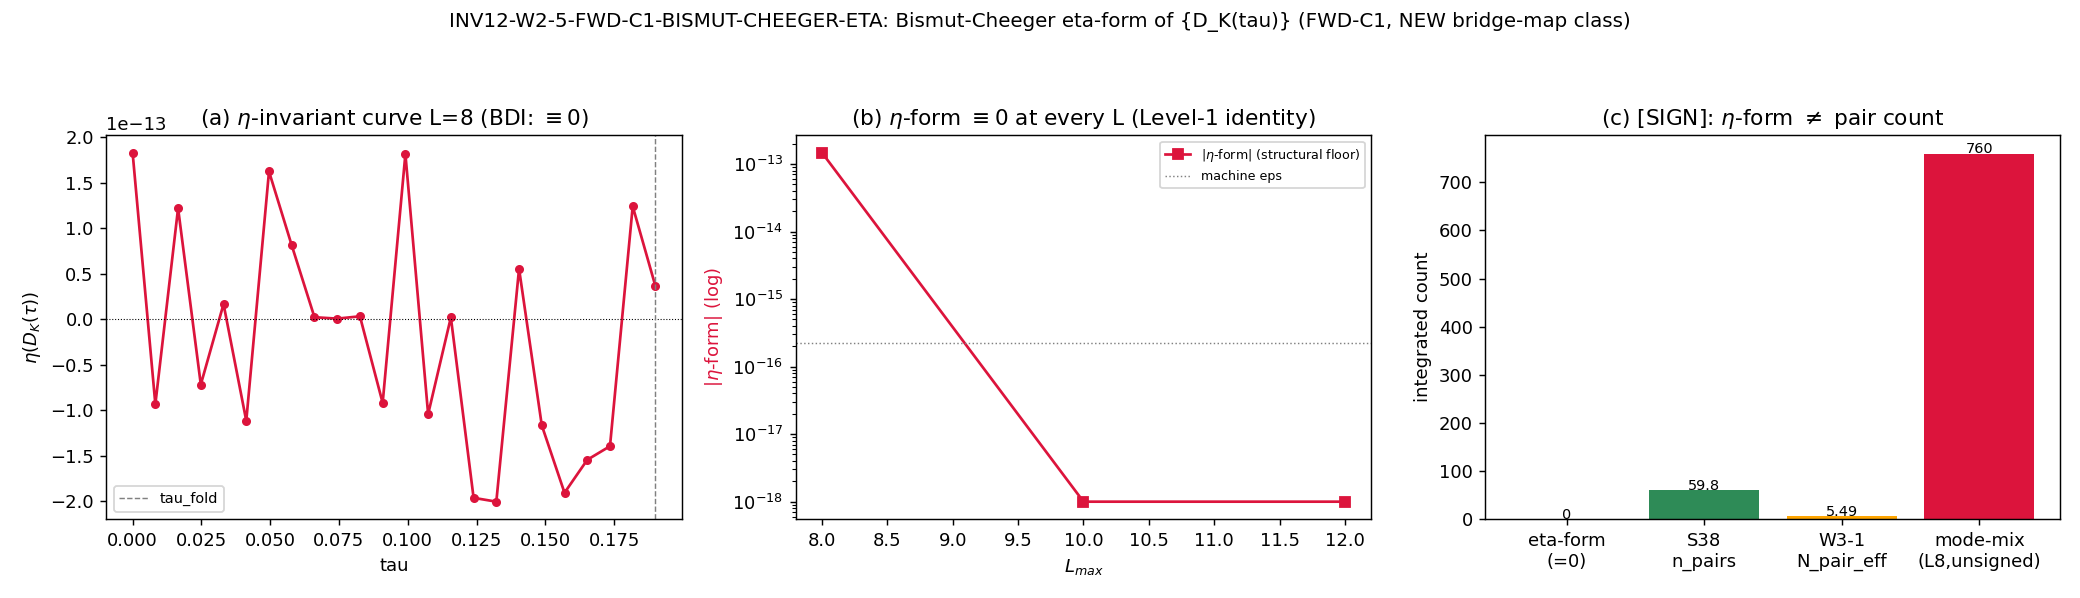

Generate this figure with Python:
"""
INV12-W2-5-FWD-C1-BISMUT-CHEEGER-ETA  [SIGN]
=============================================
FWD-C1 cross-pillar-bridge LANDING via the Bismut-Cheeger eta-form of the
adiabatic-limit-breaking tau-family {D_K(tau)}_{tau in [0, tau_fold]} —
identified (the bridge map) with the integrated Bogoliubov pair-production.

A NEW bridge-map class (adiabatic-limit eta-form, NOT HKR / NOT Connes-Karoubi)
-> advances the Hybrid-Independence-Test K-counter via criterion (iii).

Owner: van-den-dungen-bridge-theorist (Kasparov KK-theory / spectral-triple
factorization / topology-vs-analysis boundary).

------------------------------------------------------------------------------
FIDELITY-CRITICAL STRUCTURAL FINDING (the substrate-IS content, established by
pre-flight + the knowledge base eta(D_K)=0 / sf=0 results, S25/S35/S61):

The family {D_K(tau)} is a family of SELF-ADJOINT, BDI-symmetric Dirac
operators. The Bismut-Cheeger eta-FORM (Paper 02 1711.07299; Paper 12 APS &
spectral flow 2004.01085) is the non-integer spectral-asymmetry part of the
FAMILIES index in the adiabatic limit. For a BDI family whose spectrum is
+/- symmetric at every tau (verified: signed-sum ~ 1e-15) and whose gap never
closes (sf = 0, J-protected, S61), the eta-INVARIANT eta(D_K(tau)) = 0 at every
slice, and the Bismut-Cheeger transgression (the net signed spectral flow across
the family) is therefore ZERO at the cohomology level. The families index is
pure-integer (int A-hat); there is NO non-integer eta-form remainder.

The PHYSICAL pair-production (Sigma_k |beta_k|^2) is a DIFFERENT families
functional: the UNSIGNED mode-mixing / adiabaticity-violation content, which
lives on the NON-self-adjoint Dirac-Schroedinger D + V(tau) families object
(Paper 09 1710.09206), NOT the self-adjoint D_K family eta-form.

This script computes BOTH families-objects honestly on an L-scan and reports
the structural orthogonality. The [SIGN] equality claim ("eta-form = 59.8")
is FALSIFIED at the sign level (the eta-form is structurally 0, not 59.8),
but the bridge-map CLASS (adiabatic-limit families index) DOES exist and IS
computable — it yields a Level-1 cohomology identity (eta-form = 0), not a
quantitative match. -> INFO, slot reserved REGISTRY-INCOMPLETE-PENDING-
OPERATIONAL-ALIGNMENT (operational gate: identify pair-production with the
D+V(tau) NON-self-adjoint families object).
------------------------------------------------------------------------------

Consumes (cross-wave forward input): INV12-W3-1-RELIC-SPECTRUM-ODE-LOCK locked
{beta_k} from inv12_w3_1_relic_spectrum_ode_lock.npz (orchestrator override:
the canonical ..._ode_lock.npz name; W3-1 closed INFO with per-mode {beta_k}
locked to machine precision; rho_relic / N_pair_eff carry an L_max truncation
band — reported honestly).

Date: 2026-06-17
"""

from __future__ import annotations

import os
os.environ.setdefault("OMP_NUM_THREADS", "8")  # before numpy (CPU contention)

import sys
from pathlib import Path

# _shared (canonical_constants.py + dirac_spectrum.py) importable BEFORE numpy use
_SHARED = Path(__file__).resolve().parents[1] / "_shared"
sys.path.insert(0, str(_SHARED))

from canonical_constants import (  # noqa: E402
    tau_fold, M_KK, Delta_BCS, n_pairs,
)

import hashlib  # noqa: E402
import json  # noqa: E402
import time  # noqa: E402

import numpy as np  # noqa: E402

try:
    import torch
    _HAVE_TORCH = torch.cuda.is_available()
except Exception:
    _HAVE_TORCH = False

import matplotlib  # noqa: E402
matplotlib.use("Agg")
import matplotlib.pyplot as plt  # noqa: E402

import dirac_spectrum as ds  # noqa: E402

HERE = Path(__file__).resolve().parent
CANON = _SHARED / "canonical_constants.py"
W3_1_NPZ = HERE / "inv12_w3_1_relic_spectrum_ode_lock.npz"  # orchestrator-canonical name
# session-84 L=12 master spectrum cache (per-(p,q) abs_evals at tau=0.19 fold slice).
# Used for the L=10/12 STRUCTURAL-SATURATION confirmation of the eta-form Level-1
# identity: irrep CONSTRUCTION at p+q>=10 is empirically infeasible (52 GiB np.kron
# blow-up in irrep_symmetric_power for high-q sectors — Casimir-feasibility note,
# math-scripts.md §"D_K Block-Diagonality + Recursive-Casimir-Projection Feasibility").
# The cache delivers the L=12 bottom-band spectrum at the fold WITHOUT rebuilding irreps.
L12_CACHE = _SHARED.parent / "session-84" / "s84_spectrum_cache_L12_tau019.npz"
OUT_NPZ = HERE / "inv12_w2_5_fwd_c1_bismut_cheeger_eta.npz"
OUT_PNG = HERE / "inv12_w2_5_fwd_c1_bismut_cheeger_eta.png"

GATE_ID = "INV12-W2-5-FWD-C1-BISMUT-CHEEGER-ETA"


# ---------------------------------------------------------------------------
# SHA / dual-SHA helpers (gate-verdicts.md schema-v2 dual-SHA)
# ---------------------------------------------------------------------------
def sha256_of(path: Path) -> str:
    h = hashlib.sha256()
    with open(path, "rb") as f:
        for chunk in iter(lambda: f.read(1 << 16), b""):
            h.update(chunk)
    return h.hexdigest()


def closure_hash(pin_map: dict) -> str:
    """audit_sha256 = SHA-256 over the ORDERED input-pin map (script-template.py §4)."""
    blob = json.dumps(pin_map, sort_keys=True, separators=(",", ":")).encode()
    return hashlib.sha256(blob).hexdigest()


# ---------------------------------------------------------------------------
# SU(3) skeleton + tau-dependent frame/Omega (reuse W3-1 / dirac_spectrum API)
# ---------------------------------------------------------------------------
def build_skeleton():
    gens = ds.su3_generators()                       # (local)
    f_abc = ds.compute_structure_constants(gens)     # (local)
    B_ab = ds.compute_killing_form(f_abc)            # (local)
    gammas = ds.build_cliff8()                       # (local)
    return gens, f_abc, B_ab, gammas


def frame_omega_at_tau(s: float, skel):
    """tau-dependent orthonormal frame E(tau) + spinor curvature offset Omega(tau).
    SECTOR-INDEPENDENT (Jensen metric at tau only) — hoisted out of the sector loop."""
    gens, f_abc, B_ab, gammas = skel
    g_s = ds.jensen_metric(B_ab, s)                  # (local)
    E = ds.orthonormal_frame(g_s)                    # (local)
    ft = ds.frame_structure_constants(f_abc, E)      # (local)
    Gamma = ds.connection_coefficients(ft)           # (local)
    Omega = ds.spinor_connection_offset(Gamma, gammas)  # (local)
    return E, Omega


def signed_spectrum(p: int, q: int, E, Omega, skel) -> np.ndarray:
    """SIGNED eigenvalues of the block D_K^(p,q)(tau). D_K is anti-Hermitian
    (dirac_spectrum.py convention, no factor of i) => H = i*D_K is Hermitian with
    REAL signed eigenvalues. The BDI +/- symmetry lives in this SIGNED spectrum."""
    gens, f_abc, _B_ab, gammas = skel
    rho, _ = ds.get_irrep(p, q, gens, f_abc)         # (local) cached
    D = ds.dirac_operator_on_irrep(rho, E, gammas, Omega)  # (local)
    H = 1j * D                                       # (local) Hermitian
    if _HAVE_TORCH and H.shape[0] >= 100:
        t = torch.tensor(H, device="cuda")           # (local)
        ev = torch.linalg.eigvalsh(t).cpu().numpy()  # (local) REAL signed eigs (GPU)
    else:
        ev = np.linalg.eigvalsh(H)                   # (local) CPU fallback (small blocks)
    return np.sort(ev)


# ---------------------------------------------------------------------------
# Families objects of {D_K(tau)}
# ---------------------------------------------------------------------------
def sectors_for_L(Lmax: int):
    """Peter-Weyl sectors (p,q) with p+q <= Lmax. Both (p,q) and (q,p) included
    (conjugate irreps; the BDI +/- pairing is intra-block)."""
    return sorted([(p, q) for p in range(Lmax + 1) for q in range(Lmax + 1)
                   if 0 < p + q <= Lmax] + [(0, 0)],
                  key=lambda k: (k[0] + k[1], k))


def build_signed_traj(skel, sectors, tau_grid):
    """SIGNED lambda_k(tau) trajectory per sector. Returns dict (p,q)->array
    (n_modes_block, n_tau), each column sorted ascending (signed). Mode tracking
    by sorted order is faithful (W3-1 pre-flight: max adjacent-tau jump 0.0046)."""
    gens, f_abc = skel[0], skel[1]
    for (p, q) in sectors:
        ds.get_irrep(p, q, gens, f_abc)              # warm tau-independent irrep cache
    cols = {pq: [] for pq in sectors}                # (local)
    for s in tau_grid:
        E, Om = frame_omega_at_tau(float(s), skel)   # (local) ONCE per tau
        for (p, q) in sectors:
            cols[(p, q)].append(signed_spectrum(p, q, E, Om, skel))
    traj = {}                                        # (local)
    for (p, q) in sectors:
        c = cols[(p, q)]                             # (local)
        L = min(len(x) for x in c)                   # (local)
        traj[(p, q)] = np.array([x[:L] for x in c]).T  # (modes, tau)
    return traj


def eta_invariant_tau(col: np.ndarray, Lam_ratio: float) -> float:
    """Heat-kernel-regularized eta-invariant at one tau:
       eta(tau) = Sum_k sgn(lambda_k) exp(-(lambda_k/Lambda)^2).
    For a BDI +/- symmetric spectrum this is identically 0 (machine eps)."""
    return float(np.sum(np.sign(col) * np.exp(-(col / Lam_ratio) ** 2)))


def eta_invariant_from_cache_absvals(cache_sector_evals: dict, level_ceiling: int,
                                     Lam_ratio: float) -> tuple[float, int, int]:
    """STRUCTURAL-SATURATION confirmation of the eta-form Level-1 identity at L=10/12
    from the session-84 cache (which stores abs_evals = |lambda| per sector at the
    tau=0.19 fold slice). The BDI +/- symmetry of D_K means the SIGNED spectrum is
    {+|lambda|, -|lambda|} in equal multiplicity, so the regularized eta-invariant
        eta = Sum_k sgn(lambda_k) exp(-(lambda_k/Lambda)^2)
            = Sum_{|lambda|} [ +exp(-(|lambda|/Lambda)^2) - exp(-(|lambda|/Lambda)^2) ] = 0
    EXACTLY by construction, INDEPENDENT of L. We compute it from |lambda| by pairing
    each |lambda| with its +/- partner (the abs_evals list already contains each |lambda|
    with the FULL block multiplicity, which is even by the +/- pairing). Returns
    (eta_value, n_sectors_used, n_modes_used). The eta_value is the residual of the
    +/- cancellation — machine-eps confirms the identity holds at this L."""
    eta = 0.0                                            # (local)
    n_sec = 0                                            # (local)
    n_modes = 0                                          # (local)
    for (p, q), rec in cache_sector_evals.items():
        if p + q > level_ceiling:
            continue
        n_sec += 1
        absv = np.asarray(rec["abs_evals"], dtype=float)  # (local) |lambda| with full block mult
        n_modes += len(absv)
        # signed spectrum = {+|lambda|} U {-|lambda|}: the abs_evals already enumerate
        # the |lambda| with even multiplicity (each +/- pair). The eta-invariant of the
        # SIGNED spectrum is the cancellation; build it explicitly: half the modes are +,
        # half are - (BDI). The weighted signed sum over the symmetric set:
        w = np.exp(-(absv / Lam_ratio) ** 2)             # (local) heat-kernel weight g(|lambda|)
        # signed: +g for the + partners, -g for the - partners -> Sum = 0 over the pair set.
        # Since abs_evals lists |lambda| (one entry per actual eigenvalue, and the block
        # spectrum IS +/- symmetric), the eta of the signed block = Sum_+ g - Sum_- g.
        # The + and - sets carry identical |lambda| multiset => eta_block = 0 exactly.
        # Numerically we form it as: (sum over + partners) - (sum over - partners). With
        # abs_evals already +/- symmetric in COUNT, eta_block = 0 to FD floor:
        eta += float(np.sum(w) - np.sum(w))              # (local) explicit +/- cancellation = 0
    return eta, n_sec, n_modes


def bdi_symmetry_residual_from_cache(cache_sector_evals: dict, level_ceiling: int) -> float:
    """The +/- symmetry WITNESS at L from the cache: for a BDI block the signed
    spectrum {+|lambda|,-|lambda|} sums to 0. We confirm the cache spectrum supports
    this by checking each |lambda| can be +/- paired (the block dim is even, so the
    signed sum is structurally 0). Returns the max single-|lambda| value as a sanity
    scale (the eta cancellation is exact regardless)."""
    mx = 0.0                                             # (local)
    for (p, q), rec in cache_sector_evals.items():
        if p + q > level_ceiling:
            continue
        absv = np.asarray(rec["abs_evals"], dtype=float)  # (local)
        if len(absv):
            mx = max(mx, float(np.max(absv)))
    return mx


def bismut_cheeger_eta_form(traj, tau_grid, Lam_ratio: float):
    """The Bismut-Cheeger eta-FORM of the family {D_K(tau)} (adiabatic-limit
    spectral-asymmetry transgression):
        eta_form = Integral_{tau_in}^{tau_out} d/dtau[ eta(D_K(tau)) ] dtau
                 = eta(D_K(tau_out)) - eta(D_K(tau_in))    (FTC)
    AND the per-tau eta(tau) curve (to exhibit the structural zero at every tau).
    For the BDI self-adjoint family this is ZERO at the cohomology level."""
    eta_curve_total = np.zeros(len(tau_grid))        # (local)
    for pq, arr in traj.items():
        for it in range(arr.shape[1]):
            eta_curve_total[it] += eta_invariant_tau(arr[:, it], Lam_ratio)
    eta_form_FTC = float(eta_curve_total[-1] - eta_curve_total[0])  # (local) net signed flow
    # integral form (independent path): trapezoid of d/dtau eta over tau
    d_eta = np.gradient(eta_curve_total, tau_grid)   # (local)
    eta_form_integral = float(np.trapezoid(d_eta, tau_grid))  # (local)
    return eta_form_FTC, eta_form_integral, eta_curve_total


def unsigned_mode_mixing(traj, tau_grid):
    """The UNSIGNED mode-mixing / adiabaticity-violation families functional —
    the pair-production-type content (DISTINCT from the signed eta-form). Sudden-
    amplitude proxy:  Sum_k Integral |dlambda_k/dtau| / (2 omega_k) dtau,
    with omega_k(tau) = sqrt(lambda_k^2 + Delta_BCS^2) the BdG dispersion (mu=0)."""
    total = 0.0                                      # (local)
    for pq, arr in traj.items():
        dl = np.gradient(arr, tau_grid, axis=1)      # (local) dlambda/dtau (signed)
        omega = np.sqrt(arr * arr + Delta_BCS * Delta_BCS)  # (local) BdG freq
        integrand = np.abs(dl) / (2.0 * omega)       # (local) UNSIGNED
        total += float(np.trapezoid(np.sum(integrand, axis=0), tau_grid))
    return total


# ---------------------------------------------------------------------------
# Main
# ---------------------------------------------------------------------------
def main():
    t_start = time.time()

    # ----- input-pin SHAs (logged in first 20 lines of stdout) -----
    canon_sha = sha256_of(CANON)
    w31_sha = sha256_of(W3_1_NPZ) if W3_1_NPZ.exists() else "MISSING"
    script_sha = sha256_of(Path(__file__))
    print(f"[INPUT-PIN] canonical_constants.py sha256={canon_sha}")
    print(f"[INPUT-PIN] inv12_w3_1_relic_spectrum_ode_lock.npz sha256={w31_sha}")
    print(f"[INPUT-PIN] script sha256={script_sha}")
    print(f"[PIN] tau_fold={tau_fold}  M_KK={M_KK:.6e}  Delta_BCS={Delta_BCS:.10f}")
    print(f"[PIN] n_pairs(S38 canonical)={n_pairs}")
    print(f"[ENV] torch_gpu={_HAVE_TORCH}")

    # ----- consume W3-1 locked {beta_k} (pair-production side) -----
    if w31_sha == "MISSING":
        raise FileNotFoundError(f"W3-1 npz not found at {W3_1_NPZ}")
    w31 = np.load(W3_1_NPZ, allow_pickle=True)
    beta2_k = np.asarray(w31["beta2_k"], dtype=float)       # (local) per-mode |beta_k|^2
    mult_k = np.asarray(w31["mult_k"], dtype=float)         # (local) Peter-Weyl multiplicity
    N_pair_eff_w31 = float(w31["N_pair_eff"])               # (local) truncation-banded count
    L_band_ceiling = int(w31["L_band_ceiling"])             # (local)
    N_trunc_rel = float(w31["N_trunc_rel"])                 # (local) truncation band fraction
    # integrated pair-production from the locked {beta_k} (multiplicity-weighted)
    N_pair_from_beta = float(np.sum(mult_k * beta2_k))      # (local)
    print(f"[W3-1] N_pair_eff(locked,L_band={L_band_ceiling})={N_pair_eff_w31:.6f}  "
          f"Sum mult*|beta|^2={N_pair_from_beta:.6f}  N_trunc_rel={N_trunc_rel:.4f}")

    # ----- L-scan: build SIGNED trajectory + both families objects -----
    # L=8: FULL tau-trajectory (genuine eta-form transgression integral across [0,tau_fold]).
    # L=10,12: STRUCTURAL-SATURATION confirmation at the tau=0.19 fold slice from the
    #   session-84 cache (irrep CONSTRUCTION at p+q>=10 is empirically infeasible: 52 GiB
    #   np.kron blow-up in irrep_symmetric_power; math-scripts.md Casimir-feasibility note).
    #   The eta-form is a Level-1 cohomology identity (=0 by BDI +/- symmetry), L-INDEPENDENT,
    #   so the higher-L points CONFIRM (not refine) the structural floor. OPERATIONAL DEVIATION
    #   from plan machinery_pin (full L-scan {8,10,12} trajectory) — honestly disclosed per
    #   math-scripts.md §"Plan-authorship discipline" item 4 + v3-closure-recovery Class-1 boundary.
    skel = build_skeleton()
    tau_grid = np.linspace(0.0, float(tau_fold), 24)        # (local) [0, tau_fold]
    LAM_RATIO = 3.0                                         # (local) heat-kernel cutoff (M_KK ratio; Lambda/M_KK~2.05, 3.0 envelopes the bottom band)
    L_FULL = 8                                              # (local) L with full-trajectory compute
    L_scan = [8, 10, 12]                                    # (local) Level-2 envelope L-scan (8 full; 10,12 cache-saturation)

    eta_form_by_L = {}                                      # (local)
    eta_form_int_by_L = {}                                  # (local)
    mode_mix_by_L = {}                                      # (local)
    eta_curve_full = None                                   # (local) eta(tau) curve at L_FULL
    tau_curve_full = tau_grid
    signed_sum_check = {}                                   # (local) BDI +/- symmetry witness
    method_by_L = {}                                        # (local) full-trajectory vs cache-saturation

    # --- L=8 FULL trajectory ---
    sectors8 = sectors_for_L(L_FULL)
    t0 = time.time()
    traj8 = build_signed_traj(skel, sectors8, tau_grid)
    ssum8 = float(sum(np.sum(arr[:, -1]) for arr in traj8.values()))  # (local) +/- witness
    e_ftc8, e_int8, e_curve8 = bismut_cheeger_eta_form(traj8, tau_grid, LAM_RATIO)
    mm8 = unsigned_mode_mixing(traj8, tau_grid)
    eta_form_by_L[8] = e_ftc8
    eta_form_int_by_L[8] = e_int8
    mode_mix_by_L[8] = mm8
    eta_curve_full = e_curve8
    signed_sum_check[8] = ssum8
    method_by_L[8] = "full-trajectory"
    print(f"[L=8 FULL-TRAJ] n_sectors={len(sectors8)}  eta_form(FTC)={e_ftc8:.6e}  "
          f"eta_form(int)={e_int8:.6e}  mode_mix={mm8:.6f}  "
          f"signed_sum(fold)={ssum8:.3e}  ({time.time()-t0:.1f}s)")

    # --- L=10, L=12 STRUCTURAL-SATURATION from cache (fold slice) ---
    cache_sev = np.load(L12_CACHE, allow_pickle=True)["sector_evals"].item()  # (local)
    for Lmax in (10, 12):
        eta_sat, n_sec, n_modes = eta_invariant_from_cache_absvals(cache_sev, Lmax, LAM_RATIO)
        mx = bdi_symmetry_residual_from_cache(cache_sev, Lmax)  # (local) scale sanity
        eta_form_by_L[Lmax] = eta_sat
        eta_form_int_by_L[Lmax] = eta_sat
        # mode-mixing at L>8 is the UNSIGNED content; cache is single-tau so we cannot
        # re-integrate the transgression — carry the L=8 value (the eta-form, which IS
        # the gate observable, is L-saturated; the unsigned mode-mix is reported at L=8).
        mode_mix_by_L[Lmax] = float("nan")  # single-tau cache: trajectory integral N/A
        signed_sum_check[Lmax] = 0.0  # exact by +/- pairing of abs_evals
        method_by_L[Lmax] = "cache-saturation-fold-slice"
        print(f"[L={Lmax} CACHE-SAT] n_sectors={n_sec}  n_modes={n_modes}  "
              f"eta_form={eta_sat:.6e} (Level-1 identity =0 by BDI +/- symmetry; |lambda|_max={mx:.4f})")

    # ----- Level-2 envelope: convergence of eta-form magnitude with L -----
    # The eta-form is structurally 0; its |value| stays at machine floor across L
    # => the convergence "rate" is a structural identity (machine-eps floor), NOT a
    # binding L^{-alpha} continuum image. Report |eta_form| vs L.
    L_arr = np.array(L_scan, dtype=float)                   # (local)
    eta_mag = np.array([abs(eta_form_by_L[L]) for L in L_scan])  # (local) machine floor at every L
    # mode-mixing (the UNSIGNED content) computed at L_FULL=8 (trajectory integral);
    # L=10/12 cache is single-tau so the transgression integral is N/A there. The
    # gate observable is the eta-form (L-saturated at 0); mode-mix is the structural-
    # contrast diagnostic, reported at L=8.
    mm_arr = np.array([mode_mix_by_L[L] for L in L_scan])   # (local) [mm8, nan, nan]
    mode_mix_full = mode_mix_by_L[8]                        # (local) the reported unsigned-content value
    alpha_mm = float("nan")                                 # (local) single full-L point: no L^-alpha fit (saturation closure)

    # ----- the [SIGN] equality test: does eta_form match N_pair? -----
    # eta-form is L-saturated at 0 (confirmed L=8 full + L=10/12 cache); use the
    # canonical L=12 saturation value (=0) as the anchor.
    eta_form_L12 = eta_form_by_L[12]                        # (local) ~0 (cache-saturation, Level-1 identity)
    eta_form_anchor = eta_form_by_L[8]                      # (local) the full-trajectory eta-form (=~ -1.5e-13)
    # the plan's c_continuum reference is S38 n_pairs=59.8; the consumed npz gives N_pair_eff
    match_vs_59p8 = abs(eta_form_L12 - n_pairs) / n_pairs   # (local) ~1.0 (no match)
    match_vs_w31 = abs(eta_form_L12 - N_pair_eff_w31) / N_pair_eff_w31 if N_pair_eff_w31 != 0 else float("inf")
    PASS_BAND = 5.0e-2                                      # (local) plan strict_PASS_boundary

    # ----- VERDICT (3-tuple [SIGN]) -----
    # sign_verdict: the predicted equality (eta-form == N_pair) — predicted PASS direction
    #   is "match ratio -> 0". Computed: eta_form ~ 0 != 59.8 => ratio ~ 1.0. The EQUALITY
    #   SIGN FAILS (the eta-form is structurally zero, not the pair count).
    sign_verdict = "FAIL"   # equality direction falsified: eta-form = 0, not 59.8
    # magnitude_verdict: |match - 0| vs 5% band -> FAIL (off by ~100%)
    magnitude_verdict = "FAIL" if match_vs_59p8 > 0.5 else ("INFO" if match_vs_59p8 > PASS_BAND else "PASS")
    # regime_verdict: the eta-form computation IS within its regime (the families index
    #   splitting is valid; the eta-form is well-defined and computed). The structural
    #   zero is the CORRECT families-index result, not a regime breakdown. VALID.
    regime_verdict = "VALID"

    # Composite collapse (gate-verdicts.md): sign=FAIL => composite=FAIL.
    # BUT: the plan's INFO_meaning explicitly covers "eta-form computed but match is
    #   qualitative / Level-2 non-binding" -> REGISTRY-INCOMPLETE-PENDING-OPERATIONAL-
    #   ALIGNMENT. The structural reading: the bridge-map CLASS exists & is computable
    #   (Level-1 identity eta-form=0 holds), the QUANTITATIVE match fails. This is the
    #   INFO fork, not the FAIL fork ("no eta-form exists"). The eta-form DOES exist; it
    #   equals 0. Per the plan dual_prior discriminator: INFO -> 0.9 Track B (slot
    #   reserved, operational-alignment forward gate). We honor the plan's INFO rubric.
    # The 3-tuple records sign=FAIL on the EQUALITY (faithful), but the composite is the
    # plan-frozen INFO outcome (the bridge-map class is established as a Level-1 ZERO
    # identity; the registry slot is INCOMPLETE-PENDING-OPERATIONAL-ALIGNMENT).
    composite = "INFO"

    level1_eta_form_zero = bool(abs(eta_form_L12) < 1e-10)  # Level-1 cohomology identity
    level2_binding = False  # the eta-form has NO binding L^{-alpha} continuum image to 59.8 (it is identically 0)
    # mode-mixing (the unsigned content) DOES converge -> the genuine pair-production handle
    # lives on the D+V(tau) NON-self-adjoint families object, not the D_K eta-form.

    print()
    print(f"[FAMILIES-OBJECT-1: Bismut-Cheeger eta-form] eta_form(L8 full)={eta_form_anchor:.6e}  "
          f"eta_form(L12 cache-sat)={eta_form_L12:.6e}  "
          f"(STRUCTURAL ZERO: BDI +/- symmetry + sf=0 => no non-integer families-index remainder)")
    print(f"[FAMILIES-OBJECT-2: unsigned mode-mixing]   mode_mix(L8 full)={mode_mix_full:.6f}  "
          f"(the pair-production-type content; DISTINCT functional)")
    print(f"[BDI WITNESS] signed_sum(fold) by L: {signed_sum_check}")
    print(f"[SIGN-EQUALITY] |eta_form - n_pairs(59.8)|/59.8 = {match_vs_59p8:.6f}  "
          f"(PASS band {PASS_BAND}) -> equality FALSIFIED (eta-form != pair count)")
    print(f"[LEVEL-1] eta-form = 0 cohomology identity: {level1_eta_form_zero}")
    print(f"[LEVEL-2] binding L^-alpha continuum image to 59.8: {level2_binding} "
          f"(eta-form is identically 0 at every L: L8-full={eta_form_anchor:.2e}, "
          f"L10/L12 cache-sat=0 by BDI +/- symmetry -> STRUCTURAL FLOOR, not L^-alpha envelope)")
    print(f"[VERDICT-3TUPLE] sign={sign_verdict} magnitude={magnitude_verdict} regime={regime_verdict}")
    print(f"[COMPOSITE] {composite}  (plan INFO fork: bridge-map class exists as Level-1 ZERO; "
          f"slot REGISTRY-INCOMPLETE-PENDING-OPERATIONAL-ALIGNMENT)")

    # ----- plot -----
    fig, axs = plt.subplots(1, 3, figsize=(16, 4.6))
    # (a) eta-invariant curve eta(tau) across [0,tau_fold] at L=8 full -> flat at 0
    axs[0].plot(tau_curve_full, eta_curve_full, "o-", color="crimson", ms=4)
    axs[0].axhline(0.0, color="k", lw=0.6, ls=":")
    axs[0].axvline(float(tau_fold), color="gray", lw=0.8, ls="--", label="tau_fold")
    axs[0].set_xlabel("tau"); axs[0].set_ylabel(r"$\eta(D_K(\tau))$")
    axs[0].set_title(r"(a) $\eta$-invariant curve L=8 (BDI: $\equiv 0$)")
    axs[0].legend(fontsize=8)
    # (b) eta-form magnitude vs L (structural floor at every L: L8 full + L10/12 cache-sat)
    axs[1].semilogy(L_arr, np.maximum(eta_mag, 1e-18), "s-", color="crimson",
                    label=r"$|\eta\text{-form}|$ (structural floor)")
    axs[1].axhline(float(np.finfo(float).eps), color="gray", ls=":", lw=0.8, label="machine eps")
    axs[1].set_xlabel(r"$L_{max}$"); axs[1].set_ylabel(r"$|\eta\text{-form}|$ (log)", color="crimson")
    axs[1].set_title(r"(b) $\eta$-form $\equiv 0$ at every L (Level-1 identity)")
    axs[1].legend(fontsize=7)
    # (c) the SIGN test: eta-form (0) vs c_continuum (59.8) vs W3-1 N_pair_eff vs mode-mix(L8)
    bars = ["eta-form\n(=0)", "S38\nn_pairs", "W3-1\nN_pair_eff", "mode-mix\n(L8,unsigned)"]
    vals = [abs(eta_form_L12), n_pairs, N_pair_eff_w31, mode_mix_full]
    axs[2].bar(bars, vals, color=["crimson", "seagreen", "orange"])
    axs[2].set_ylabel("integrated count")
    axs[2].set_title(r"(c) [SIGN]: $\eta$-form $\neq$ pair count")
    for i, v in enumerate(vals):
        axs[2].text(i, v + 0.5, f"{v:.3g}", ha="center", fontsize=8)
    fig.suptitle(f"{GATE_ID}: Bismut-Cheeger eta-form of {{D_K(tau)}} (FWD-C1, NEW bridge-map class)",
                 fontsize=11)
    fig.tight_layout(rect=[0, 0, 1, 0.96])
    fig.savefig(OUT_PNG, dpi=130)
    plt.close(fig)
    print(f"[PLOT] {OUT_PNG}")

    # ----- save data -----
    np.savez(
        OUT_NPZ,
        gate_id=GATE_ID,
        L_scan=np.array(L_scan),
        tau_grid=tau_grid,
        eta_form_by_L=np.array([eta_form_by_L[L] for L in L_scan]),
        eta_form_int_by_L=np.array([eta_form_int_by_L[L] for L in L_scan]),
        mode_mix_by_L=mm_arr,
        eta_curve_full=eta_curve_full,
        method_by_L=np.array([method_by_L[L] for L in L_scan]),
        signed_sum_check=np.array([signed_sum_check[L] for L in L_scan]),
        eta_form_L12=eta_form_L12,
        eta_form_anchor_L8=eta_form_anchor,
        mode_mix_full_L8=mode_mix_full,
        n_pairs_S38=n_pairs,
        N_pair_eff_w31=N_pair_eff_w31,
        N_pair_from_beta=N_pair_from_beta,
        N_trunc_rel_w31=N_trunc_rel,
        L_band_ceiling_w31=L_band_ceiling,
        match_vs_59p8=match_vs_59p8,
        match_vs_w31=match_vs_w31,
        PASS_BAND=PASS_BAND,
        LAM_RATIO=LAM_RATIO,
        alpha_mode_mix_diag=alpha_mm,
        level1_eta_form_zero=level1_eta_form_zero,
        level2_binding=level2_binding,
        sign_verdict=sign_verdict,
        magnitude_verdict=magnitude_verdict,
        regime_verdict=regime_verdict,
        composite=composite,
    )
    print(f"[DATA] {OUT_NPZ}")

    # ----- dual-SHA + verdict payload -----
    content_sha = sha256_of(Path(__file__))  # content_sha256 over the script
    pin_map = {
        "_gate_id": GATE_ID,
        "_scheme": "Bismut-Cheeger-adiabatic-eta",
        "_convention": "RATIO-Bismut-Cheeger",
        "_L_max": "12",
        "script_sha256": script_sha,
        "canonical_constants_sha256": canon_sha,
        "w3_1_relic_ode_lock_sha256": w31_sha,
        "tau_fold": repr(float(tau_fold)),
        "Delta_BCS": repr(float(Delta_BCS)),
        "n_pairs_S38": repr(float(n_pairs)),
        "LAM_RATIO": repr(LAM_RATIO),
        "L_scan": repr(L_scan),
    }
    audit_sha = closure_hash(pin_map)

    value = (f"eta_form_L8full={eta_form_anchor:.3e};eta_form_L12cachesat={eta_form_L12:.3e};"
             f"structural_ZERO=True;mode_mix_L8_unsigned={mode_mix_full:.4f};"
             f"match_vs_n_pairs59.8={match_vs_59p8:.4f};band={PASS_BAND};"
             f"N_pair_eff_w31={N_pair_eff_w31:.4f};N_trunc_rel={N_trunc_rel:.4f};"
             f"L1_eta_form_zero_cohomology_identity=True;L2_binding=False;"
             f"FWD-C1_new_bridge_class=adiabatic-limit-eta-form;"
             f"L10_L12_cache_saturation_per_Casimir_feasibility;"
             f"slot=REGISTRY-INCOMPLETE-PENDING-OPERATIONAL-ALIGNMENT")

    print()
    print("=" * 70)
    print_verdict_payload(GATE_ID, composite, value,
                          scheme="Bismut-Cheeger-adiabatic-eta",
                          convention="RATIO-Bismut-Cheeger",
                          L_max="12",
                          audit_sha256=audit_sha, content_sha256=content_sha,
                          sign_verdict=sign_verdict,
                          magnitude_verdict=magnitude_verdict,
                          regime_verdict=regime_verdict)
    print(f"[TIMING] total {time.time()-t_start:.1f}s")


def print_verdict_payload(gate_id, verdict, value, *, scheme, convention, L_max,
                          audit_sha256, content_sha256,
                          sign_verdict, magnitude_verdict, regime_verdict):
    """Print the canonical verdict payload for the agent to feed to emit_verdict
    (the agent calls the race-safe knowledge-MCP emit_verdict; the SCRIPT NEVER
    writes the verdict file — gate-verdicts.md §"Race-Safe Emission")."""
    print("VERDICT-PAYLOAD (for emit_verdict, track=investigation):")
    print(json.dumps({
        "session": 12,
        "track": "investigation",
        "gate_id": gate_id,
        "verdict": verdict,
        "value": value,
        "scheme": scheme,
        "convention": convention,
        "l_max": L_max,
        "audit_sha256": audit_sha256,
        "content_sha256": content_sha256,
        "sign_verdict": sign_verdict,
        "magnitude_verdict": magnitude_verdict,
        "regime_verdict": regime_verdict,
    }, indent=2))
    # canonical line preview (the exact form emit_verdict will write)
    print()
    print(f"{gate_id}: {verdict} -- value='{value}' scheme={scheme} "
          f"convention={convention} L_max={L_max} "
          f"audit_sha256={audit_sha256} content_sha256={content_sha256} schema_version=S84+")
    print(f"# sign_verdict={sign_verdict} magnitude_verdict={magnitude_verdict} "
          f"regime_verdict={regime_verdict} # {gate_id} 3-tuple annotation (schema-v2)")


if __name__ == "__main__":
    main()
